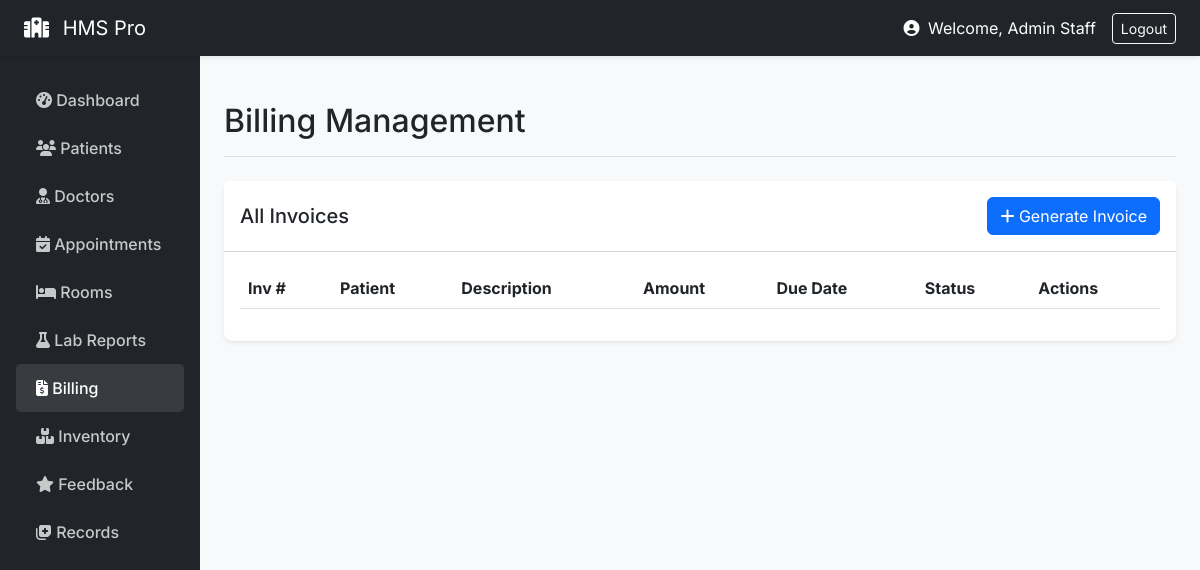
/staff/billing (signed in), run on an earlier commit of the app's database.
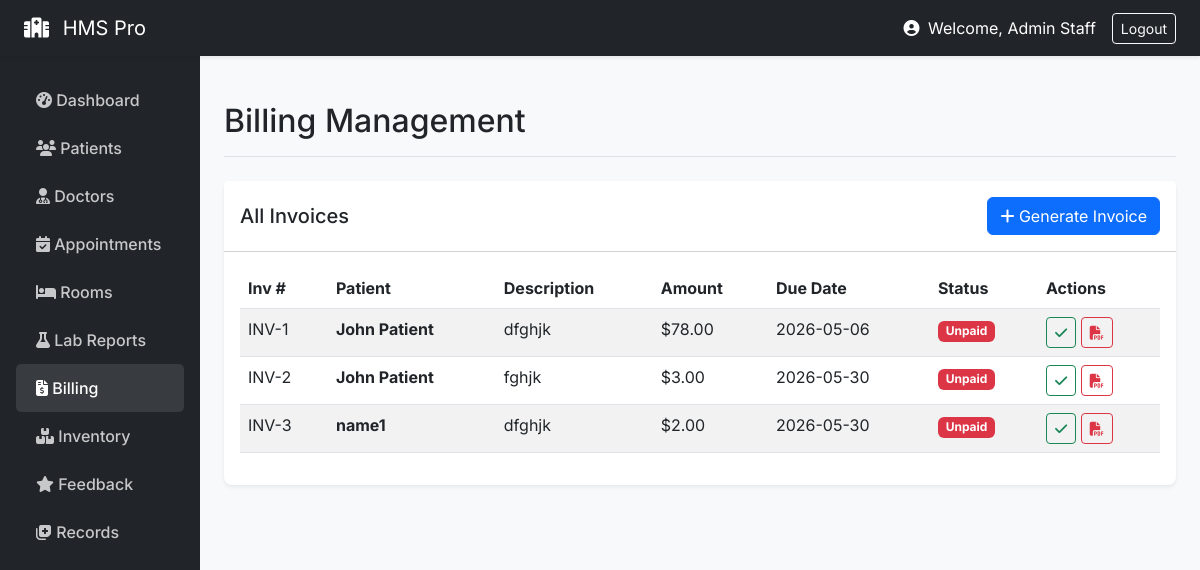
And on a later commit of the database.
### models/__init__.py (models this page shows, shortened)
class Invoice(db.Model):
    id = db.Column(db.Integer, primary_key=True)
    patient_id = db.Column(db.Integer, db.ForeignKey('user.id'))
    amount = db.Column(db.Float)
    description = db.Column(db.String(200))
    status = db.Column(db.String(20), default='Unpaid')
    due_date = db.Column(db.Date)
    created_at = db.Column(db.DateTime, default=datetime.utcnow)
    patient = db.relationship('User', foreign_keys=[patient_id])

class User(UserMixin, db.Model):
    id = db.Column(db.Integer, primary_key=True)
    email = db.Column(db.String(120), unique=True, nullable=False)
    name = db.Column(db.String(100), nullable=False)
    role = db.Column(db.String(20), nullable=False)
    password_hash = db.Column(db.String(200), nullable=False)
    age = db.Column(db.Integer)
    gender = db.Column(db.String(10))
    staff_role = db.Column(db.String(50))
    department = db.Column(db.String(50))
    staff_id = db.Column(db.String(20))
    created_at = db.Column(db.DateTime, default=datetime.utcnow)

### routes/staff.py (the view, shortened to what this page needs)
@staff_bp.route('/billing', methods=['GET', 'POST'])
def billing():
    form = InvoiceForm()
    patients_qs = User.query.filter_by(role='patient').all()
    form.patient_id.choices = [(p.id, p.name) for p in patients_qs]
    invoices = Invoice.query.all()
    return render_template('billing.html', invoices=invoices, form=form)

### models/__init__.py (called while the page is built)
@login_manager.user_loader
def load_user(user_id):
    return User.query.get(int(user_id))

### routes/staff.py (called while the page is built)
def staff_required(f):
    @wraps(f)
    def decorated_function(*args, **kwargs):
        if current_user.role != 'staff':
            flash('Staff access only', 'danger')
            return redirect(url_for('auth.login'))
        return f(*args, **kwargs)
    return decorated_function

@staff_bp.before_request
@login_required
@staff_required
def before_request():
    pass

### templates/billing.html (shortened to what this page needs)
{% extends "base.html" %}
{% block page_title %}Billing Management{% endblock %}
{% block content %}
<div class="card">
    <div class="card-header bg-white d-flex justify-content-between align-items-center py-3">
        <h5 class="mb-0">All Invoices</h5>
        <button type="button" class="btn btn-primary" data-bs-toggle="modal" data-bs-target="#addInvoiceModal">
            <i class="fas fa-plus"></i> Generate Invoice
        </button>
    </div>
    <div class="card-body">
        <table class="table table-striped table-hover datatable w-100">
            <thead>
                <tr>
                    <th>Inv #</th>
                    <th>Patient</th>
                    <th>Description</th>
                    <th>Amount</th>
                    <th>Due Date</th>
                    <th>Status</th>
                    <th>Actions</th>
                </tr>
            </thead>
            <tbody>
                {% for invoice in invoices %}
                <tr>
                    <td>INV-{{ invoice.id }}</td>
                    <td><strong>{{ invoice.patient.name if invoice.patient else 'Unknown' }}</strong></td>
                    <td>{{ invoice.description }}</td>
                    <td>${{ "%.2f"|format(invoice.amount) }}</td>
                    <td>{{ invoice.due_date }}</td>
                    <td>
                        {% if invoice.status == 'Paid' %}
                        <span class="badge bg-success">Paid</span>
                        {% elif invoice.status == 'Unpaid' %}
                        <span class="badge bg-danger">Unpaid</span>
                        {% else %}
                        <span class="badge bg-secondary">{{ invoice.status }}</span>
                        {% endif %}
                    </td>
                    <td>
                        {% if invoice.status == 'Unpaid' %}
                        <a href="#" class="btn btn-sm btn-outline-success" title="Mark Paid"><i class="fas fa-check"></i></a>
                        {% endif %}
                        <a href="#" class="btn btn-sm btn-outline-danger" title="Download PDF"><i class="fas fa-file-pdf"></i></a>
                    </td>
                </tr>
                {% endfor %}
            </tbody>
        </table>
    </div>
</div>
{% endblock %}

What changed in the data, as far as the page shows it:
added Invoice: id "1", patient "John Patient", description "dfghjk", amount "78.00", due_date "2026-05-06", status "Unpaid"
added Invoice: id "2", patient "John Patient", description "fghjk", amount "3.00", due_date "2026-05-30", status "Unpaid"
added Invoice: id "3", patient "name1", description "dfghjk", amount "2.00", due_date "2026-05-30", status "Unpaid"
